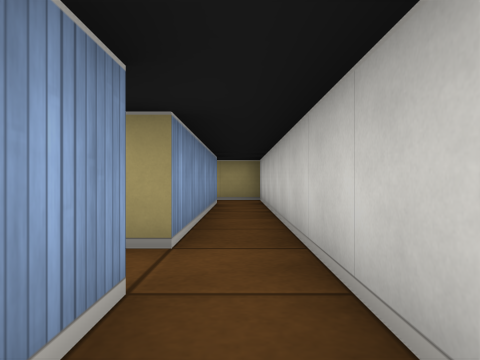
View 1 (above)

14 first-person views from a walk through a cub3D maze. The camera is about half as high as the walls, looks level and sees 70° across. The floor is counted in squares. Each view is taken from the middle of a square. On the plan, view 1 faces up. The plan holds only what a view shows up to about 9 squares ahead; the rest is blank.

View 2
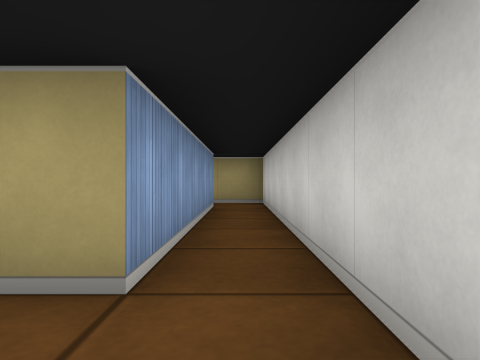

View 3
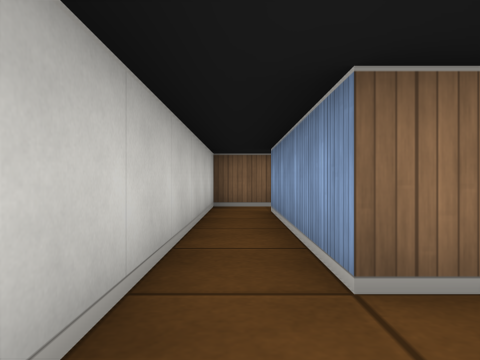

View 4
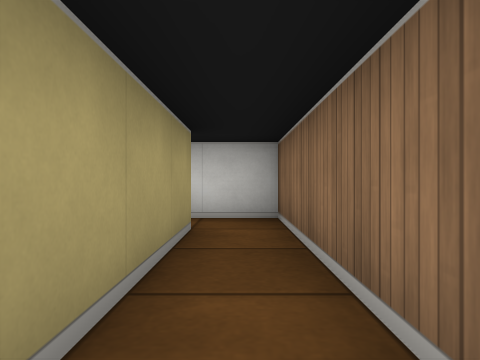

View 5
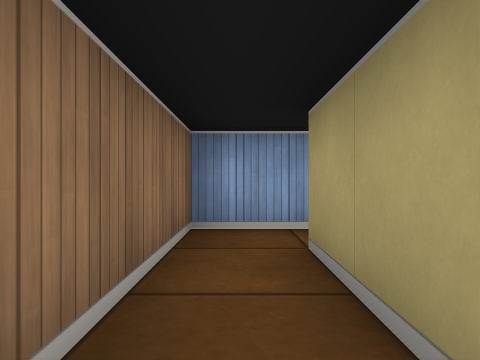

View 6
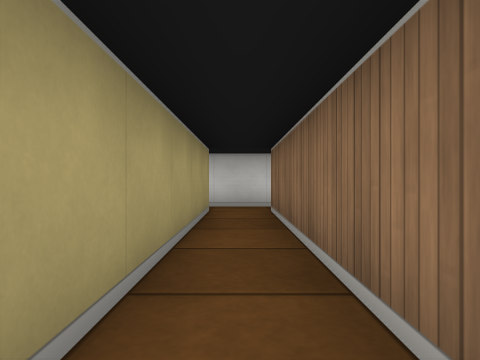

View 7
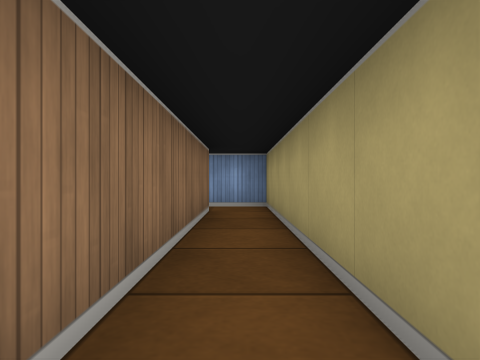

View 8
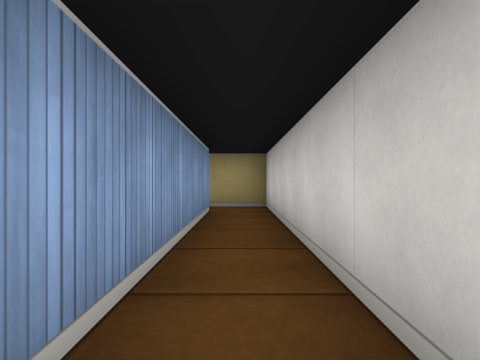

View 9
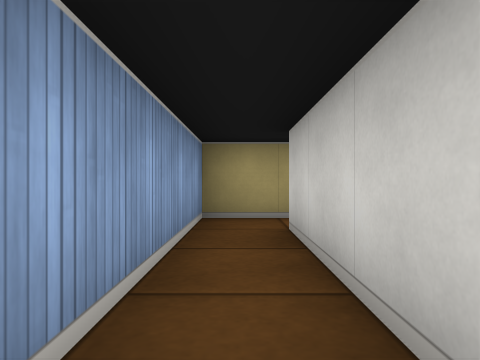

View 10
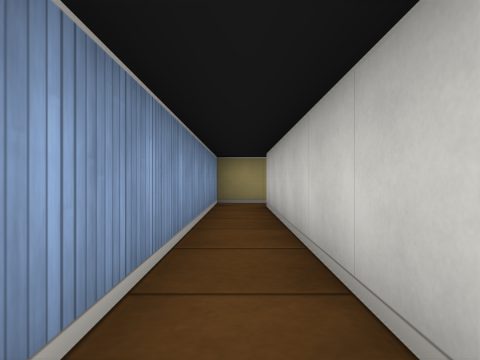

View 11
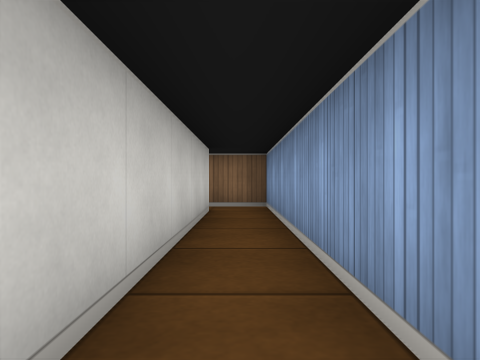

View 12
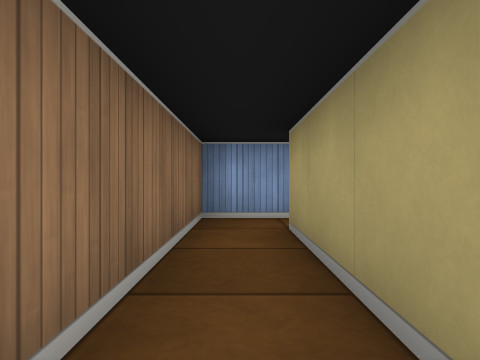

View 13
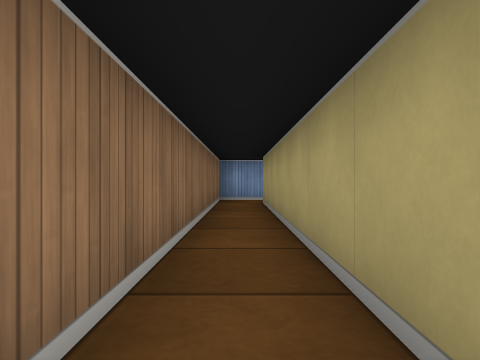

View 14
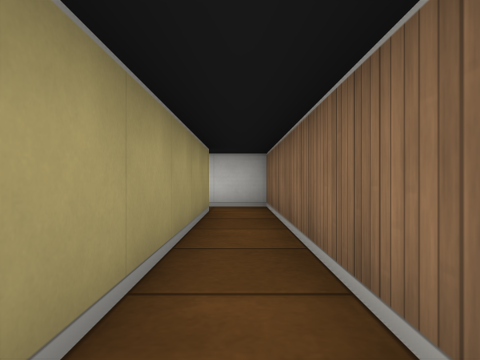

### Floor plan
Ten units are one square. View 1 is at (0, 0); x grows to the right and y downward. Boxes are objects, and circles mark ways between rooms. Rooms are numbered by the first view taken in them; rooms with no view inside come last. Other rooms are left out.
<svg viewBox="-70 -80 100 140">
<path fill="none" stroke="#000" d="M-5 -15 -5 25 -35 25M-45 22 -45 35 5 35 5 -15M-5 -75 -5 -25M5 -15 5 -75M-55 -15 -5 -15M-5 -25 -65 -25 -65 -15M15 45 -55 45 -55 -15M-65 -15 -65 55 15 55M15 55 25 55 25 44"/>
<circle cx="0" cy="-10" r="3" fill="#2a7"/>
<circle cx="-10" cy="-20" r="3" fill="#2a7"/>
<circle cx="-60" cy="-10" r="3" fill="#2a7"/>
<circle cx="10" cy="50" r="3" fill="#2a7"/>
<text x="0" y="20">1</text>
<text x="0" y="-50">2</text>
<text x="-40" y="-20">3</text>
<text x="-40" y="50">4</text>
<text x="20" y="-20">5</text>
</svg>
Room 1 opens to room 2. Room 2 opens to room 3. Room 3 opens to room 4. Room 4 opens to room 5.

Where each view was taken, in squares from view 1:
view 1: 0 up, 0 right, facing up
view 2: 1 up, 0 right, facing up
view 3: 3 up, 0 right, facing down
view 4: 3 down, 4 left, facing right
view 5: 3 down, 1 left, facing left
view 6: 2 up, 6 left, facing right
view 7: 2 up, 0 right, facing left
view 8: 2 up, 0 right, facing up
view 9: 2 down, 6 left, facing up
view 10: 5 down, 6 left, facing up
view 11: 1 up, 6 left, facing down
view 12: 5 down, 2 left, facing left
view 13: 5 down, 2 right, facing left
view 14: 5 down, 4 left, facing right
